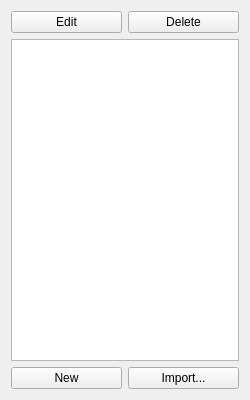
<?xml version="1.0" encoding="UTF-8"?>
<ui version="4.0">
 <class>ShaderListWindow</class>
 <widget class="QWidget" name="ShaderListWindow">
  <property name="geometry">
   <rect>
    <x>0</x>
    <y>0</y>
    <width>250</width>
    <height>400</height>
   </rect>
  </property>
  <property name="windowTitle">
   <string>Form</string>
  </property>
  <layout class="QVBoxLayout" name="verticalLayout">
   <item>
    <layout class="QHBoxLayout" name="horizontalLayout_2">
     <item>
      <widget class="QPushButton" name="editShaderButton">
       <property name="text">
        <string>Edit</string>
       </property>
      </widget>
     </item>
     <item>
      <widget class="QPushButton" name="deleteShaderButton">
       <property name="text">
        <string>Delete</string>
       </property>
      </widget>
     </item>
    </layout>
   </item>
   <item>
    <layout class="QVBoxLayout" name="verticalLayout_2">
     <item>
      <widget class="QListWidget" name="listWidget">
       <property name="sizePolicy">
        <sizepolicy hsizetype="Expanding" vsizetype="Expanding">
         <horstretch>0</horstretch>
         <verstretch>0</verstretch>
        </sizepolicy>
       </property>
      </widget>
     </item>
     <item>
      <layout class="QHBoxLayout" name="horizontalLayout">
       <item>
        <widget class="QPushButton" name="newShaderButton">
         <property name="text">
          <string>New</string>
         </property>
        </widget>
       </item>
       <item>
        <widget class="QPushButton" name="importShaderButton">
         <property name="text">
          <string>Import...</string>
         </property>
        </widget>
       </item>
      </layout>
     </item>
    </layout>
   </item>
  </layout>
 </widget>
 <resources/>
 <connections/>
</ui>
